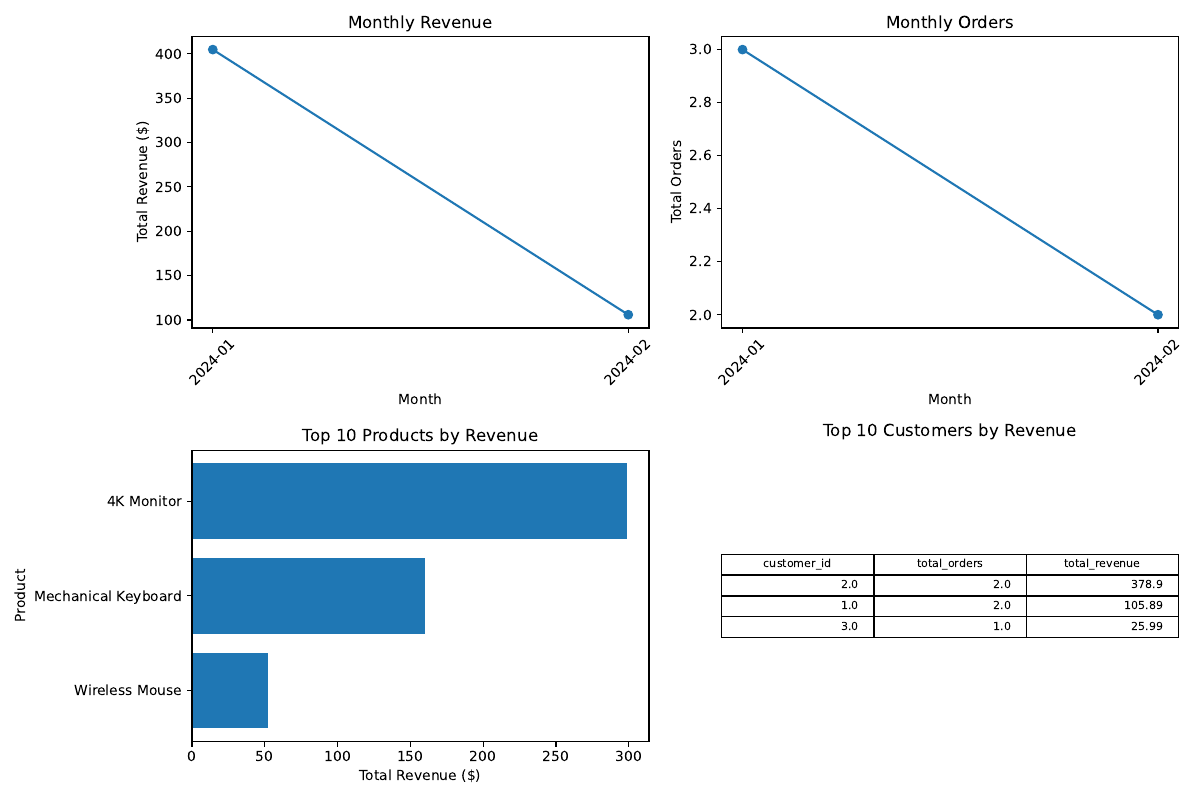

The Python source for this figure:
# dashboard.py — one image with 3 charts + a small table
import duckdb
import matplotlib.pyplot as plt

con = duckdb.connect("ecommerce.duckdb")

# data for charts
mro = con.execute("""
    SELECT month, total_orders, total_revenue
    FROM monthly_revenue_orders
    ORDER BY month
""").fetchdf()

top_products = con.execute("""
    SELECT p.product_name, SUM(s.total_price) AS total_revenue
    FROM stg_sales s
    JOIN stg_products p USING (product_id)
    GROUP BY p.product_name
    ORDER BY total_revenue DESC
    LIMIT 10
""").fetchdf()

clv_top = con.execute("""
    SELECT customer_id, total_orders, total_revenue
    FROM customer_lifetime_value
    ORDER BY total_revenue DESC
    LIMIT 10
""").fetchdf()

# layout: 2x2 grid
fig, axes = plt.subplots(2, 2, figsize=(12, 8))

# (1) Monthly revenue (line)
axes[0,0].plot(mro["month"], mro["total_revenue"], marker="o")
axes[0,0].set_title("Monthly Revenue")
axes[0,0].set_xlabel("Month"); axes[0,0].set_ylabel("Total Revenue ($)")
for tick in axes[0,0].get_xticklabels(): tick.set_rotation(45)

# (2) Monthly orders (line)
axes[0,1].plot(mro["month"], mro["total_orders"], marker="o")
axes[0,1].set_title("Monthly Orders")
axes[0,1].set_xlabel("Month"); axes[0,1].set_ylabel("Total Orders")
for tick in axes[0,1].get_xticklabels(): tick.set_rotation(45)

# (3) Top products by revenue (horizontal bars)
axes[1,0].barh(top_products["product_name"], top_products["total_revenue"])
axes[1,0].invert_yaxis()
axes[1,0].set_title("Top 10 Products by Revenue")
axes[1,0].set_xlabel("Total Revenue ($)"); axes[1,0].set_ylabel("Product")

# (4) Small table: Top customers by revenue
axes[1,1].axis("off")
table = axes[1,1].table(
    cellText=clv_top.values,
    colLabels=clv_top.columns.tolist(),
    loc="center"
)
table.auto_set_font_size(False)
table.set_fontsize(8)
table.scale(1, 1.2)
axes[1,1].set_title("Top 10 Customers by Revenue", pad=10)

plt.tight_layout()
plt.savefig("dashboard.png", dpi=200)
plt.savefig("dashboard.pdf")
plt.close()
print("✅ Saved dashboard.png and dashboard.pdf")

